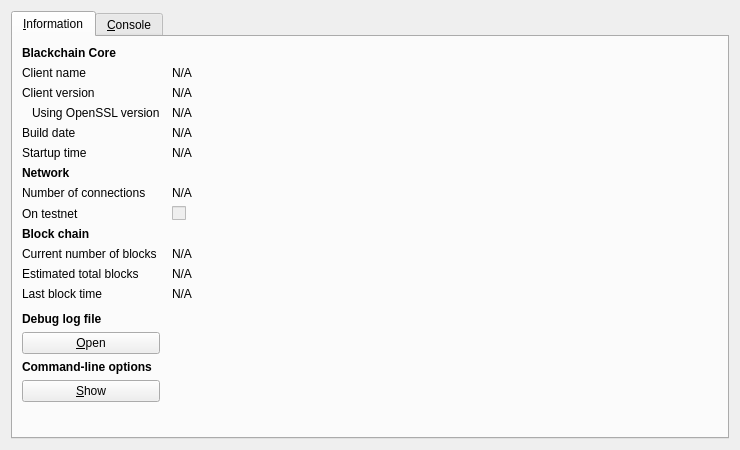
<?xml version="1.0" encoding="UTF-8"?>
<ui version="4.0">
 <class>RPCConsole</class>
 <widget class="QDialog" name="RPCConsole">
  <property name="geometry">
   <rect>
    <x>0</x>
    <y>0</y>
    <width>740</width>
    <height>450</height>
   </rect>
  </property>
  <property name="windowTitle">
   <string>Blackchain - Debug window</string>
  </property>
  <layout class="QVBoxLayout" name="verticalLayout_2">
   <item>
    <widget class="QTabWidget" name="tabWidget">
     <property name="currentIndex">
      <number>0</number>
     </property>
     <widget class="QWidget" name="tab_info">
      <attribute name="title">
       <string>&amp;Information</string>
      </attribute>
      <layout class="QGridLayout" name="gridLayout" columnstretch="0,1">
       <property name="horizontalSpacing">
        <number>12</number>
       </property>
       <item row="0" column="0">
        <widget class="QLabel" name="label_9">
         <property name="font">
          <font>
           <weight>75</weight>
           <bold>true</bold>
          </font>
         </property>
         <property name="text">
          <string>Blackchain Core</string>
         </property>
        </widget>
       </item>
       <item row="1" column="0">
        <widget class="QLabel" name="label_5">
         <property name="text">
          <string>Client name</string>
         </property>
        </widget>
       </item>
       <item row="1" column="1">
        <widget class="QLabel" name="clientName">
         <property name="cursor">
          <cursorShape>IBeamCursor</cursorShape>
         </property>
         <property name="text">
          <string>N/A</string>
         </property>
         <property name="textFormat">
          <enum>Qt::PlainText</enum>
         </property>
         <property name="textInteractionFlags">
          <set>Qt::LinksAccessibleByMouse|Qt::TextSelectableByKeyboard|Qt::TextSelectableByMouse</set>
         </property>
        </widget>
       </item>
       <item row="2" column="0">
        <widget class="QLabel" name="label_6">
         <property name="text">
          <string>Client version</string>
         </property>
        </widget>
       </item>
       <item row="2" column="1">
        <widget class="QLabel" name="clientVersion">
         <property name="cursor">
          <cursorShape>IBeamCursor</cursorShape>
         </property>
         <property name="text">
          <string>N/A</string>
         </property>
         <property name="textFormat">
          <enum>Qt::PlainText</enum>
         </property>
         <property name="textInteractionFlags">
          <set>Qt::LinksAccessibleByMouse|Qt::TextSelectableByKeyboard|Qt::TextSelectableByMouse</set>
         </property>
        </widget>
       </item>
       <item row="3" column="0">
        <widget class="QLabel" name="label_14">
         <property name="text">
          <string>Using OpenSSL version</string>
         </property>
         <property name="indent">
          <number>10</number>
         </property>
        </widget>
       </item>
       <item row="3" column="1">
        <widget class="QLabel" name="openSSLVersion">
         <property name="cursor">
          <cursorShape>IBeamCursor</cursorShape>
         </property>
         <property name="text">
          <string>N/A</string>
         </property>
         <property name="textFormat">
          <enum>Qt::PlainText</enum>
         </property>
         <property name="textInteractionFlags">
          <set>Qt::LinksAccessibleByMouse|Qt::TextSelectableByKeyboard|Qt::TextSelectableByMouse</set>
         </property>
        </widget>
       </item>
       <item row="4" column="0">
        <widget class="QLabel" name="label_12">
         <property name="text">
          <string>Build date</string>
         </property>
        </widget>
       </item>
       <item row="4" column="1">
        <widget class="QLabel" name="buildDate">
         <property name="cursor">
          <cursorShape>IBeamCursor</cursorShape>
         </property>
         <property name="text">
          <string>N/A</string>
         </property>
         <property name="textFormat">
          <enum>Qt::PlainText</enum>
         </property>
         <property name="textInteractionFlags">
          <set>Qt::LinksAccessibleByMouse|Qt::TextSelectableByKeyboard|Qt::TextSelectableByMouse</set>
         </property>
        </widget>
       </item>
       <item row="5" column="0">
        <widget class="QLabel" name="label_13">
         <property name="text">
          <string>Startup time</string>
         </property>
        </widget>
       </item>
       <item row="5" column="1">
        <widget class="QLabel" name="startupTime">
         <property name="cursor">
          <cursorShape>IBeamCursor</cursorShape>
         </property>
         <property name="text">
          <string>N/A</string>
         </property>
         <property name="textFormat">
          <enum>Qt::PlainText</enum>
         </property>
         <property name="textInteractionFlags">
          <set>Qt::LinksAccessibleByMouse|Qt::TextSelectableByKeyboard|Qt::TextSelectableByMouse</set>
         </property>
        </widget>
       </item>
       <item row="6" column="0">
        <widget class="QLabel" name="label_11">
         <property name="font">
          <font>
           <weight>75</weight>
           <bold>true</bold>
          </font>
         </property>
         <property name="text">
          <string>Network</string>
         </property>
        </widget>
       </item>
       <item row="7" column="0">
        <widget class="QLabel" name="label_7">
         <property name="text">
          <string>Number of connections</string>
         </property>
        </widget>
       </item>
       <item row="7" column="1">
        <widget class="QLabel" name="numberOfConnections">
         <property name="cursor">
          <cursorShape>IBeamCursor</cursorShape>
         </property>
         <property name="text">
          <string>N/A</string>
         </property>
         <property name="textFormat">
          <enum>Qt::PlainText</enum>
         </property>
         <property name="textInteractionFlags">
          <set>Qt::LinksAccessibleByMouse|Qt::TextSelectableByKeyboard|Qt::TextSelectableByMouse</set>
         </property>
        </widget>
       </item>
       <item row="8" column="0">
        <widget class="QLabel" name="label_8">
         <property name="text">
          <string>On testnet</string>
         </property>
        </widget>
       </item>
       <item row="8" column="1">
        <widget class="QCheckBox" name="isTestNet">
         <property name="enabled">
          <bool>false</bool>
         </property>
         <property name="text">
          <string/>
         </property>
        </widget>
       </item>
       <item row="9" column="0">
        <widget class="QLabel" name="label_10">
         <property name="font">
          <font>
           <weight>75</weight>
           <bold>true</bold>
          </font>
         </property>
         <property name="text">
          <string>Block chain</string>
         </property>
        </widget>
       </item>
       <item row="10" column="0">
        <widget class="QLabel" name="label_3">
         <property name="text">
          <string>Current number of blocks</string>
         </property>
        </widget>
       </item>
       <item row="10" column="1">
        <widget class="QLabel" name="numberOfBlocks">
         <property name="cursor">
          <cursorShape>IBeamCursor</cursorShape>
         </property>
         <property name="text">
          <string>N/A</string>
         </property>
         <property name="textFormat">
          <enum>Qt::PlainText</enum>
         </property>
         <property name="textInteractionFlags">
          <set>Qt::LinksAccessibleByMouse|Qt::TextSelectableByKeyboard|Qt::TextSelectableByMouse</set>
         </property>
        </widget>
       </item>
       <item row="11" column="0">
        <widget class="QLabel" name="label_4">
         <property name="text">
          <string>Estimated total blocks</string>
         </property>
        </widget>
       </item>
       <item row="11" column="1">
        <widget class="QLabel" name="totalBlocks">
         <property name="cursor">
          <cursorShape>IBeamCursor</cursorShape>
         </property>
         <property name="text">
          <string>N/A</string>
         </property>
         <property name="textFormat">
          <enum>Qt::PlainText</enum>
         </property>
         <property name="textInteractionFlags">
          <set>Qt::LinksAccessibleByMouse|Qt::TextSelectableByKeyboard|Qt::TextSelectableByMouse</set>
         </property>
        </widget>
       </item>
       <item row="12" column="0">
        <widget class="QLabel" name="label_2">
         <property name="text">
          <string>Last block time</string>
         </property>
        </widget>
       </item>
       <item row="12" column="1">
        <widget class="QLabel" name="lastBlockTime">
         <property name="cursor">
          <cursorShape>IBeamCursor</cursorShape>
         </property>
         <property name="text">
          <string>N/A</string>
         </property>
         <property name="textFormat">
          <enum>Qt::PlainText</enum>
         </property>
         <property name="textInteractionFlags">
          <set>Qt::LinksAccessibleByMouse|Qt::TextSelectableByKeyboard|Qt::TextSelectableByMouse</set>
         </property>
        </widget>
       </item>
       <item row="13" column="0">
        <spacer name="verticalSpacer_2">
         <property name="orientation">
          <enum>Qt::Vertical</enum>
         </property>
         <property name="sizeHint" stdset="0">
          <size>
           <width>20</width>
           <height>20</height>
          </size>
         </property>
        </spacer>
       </item>
       <item row="14" column="0">
        <widget class="QLabel" name="labelDebugLogfile">
         <property name="font">
          <font>
           <weight>75</weight>
           <bold>true</bold>
          </font>
         </property>
         <property name="text">
          <string>Debug log file</string>
         </property>
        </widget>
       </item>
       <item row="15" column="0">
        <widget class="QPushButton" name="openDebugLogfileButton">
         <property name="toolTip">
          <string>Open the Blackchain debug log file from the current data directory. This can take a few seconds for large log files.</string>
         </property>
         <property name="text">
          <string>&amp;Open</string>
         </property>
         <property name="autoDefault">
          <bool>false</bool>
         </property>
        </widget>
       </item>
       <item row="16" column="0">
        <widget class="QLabel" name="labelCLOptions">
         <property name="font">
          <font>
           <weight>75</weight>
           <bold>true</bold>
          </font>
         </property>
         <property name="text">
          <string>Command-line options</string>
         </property>
        </widget>
       </item>
       <item row="17" column="0">
        <widget class="QPushButton" name="showCLOptionsButton">
         <property name="toolTip">
          <string>Show the Blackchain-Qt help message to get a list with possible Blackchain command-line options.</string>
         </property>
         <property name="text">
          <string>&amp;Show</string>
         </property>
         <property name="autoDefault">
          <bool>false</bool>
         </property>
        </widget>
       </item>
       <item row="18" column="0">
        <spacer name="verticalSpacer">
         <property name="orientation">
          <enum>Qt::Vertical</enum>
         </property>
         <property name="sizeHint" stdset="0">
          <size>
           <width>20</width>
           <height>40</height>
          </size>
         </property>
        </spacer>
       </item>
      </layout>
     </widget>
     <widget class="QWidget" name="tab_console">
      <attribute name="title">
       <string>&amp;Console</string>
      </attribute>
      <layout class="QVBoxLayout" name="verticalLayout_3">
       <property name="spacing">
        <number>3</number>
       </property>
       <item>
        <widget class="QTextEdit" name="messagesWidget">
         <property name="minimumSize">
          <size>
           <width>0</width>
           <height>100</height>
          </size>
         </property>
         <property name="readOnly">
          <bool>true</bool>
         </property>
         <property name="tabKeyNavigation" stdset="0">
          <bool>false</bool>
         </property>
         <property name="columnCount" stdset="0">
          <number>2</number>
         </property>
        </widget>
       </item>
       <item>
        <layout class="QHBoxLayout" name="horizontalLayout">
         <property name="spacing">
          <number>3</number>
         </property>
         <item>
          <widget class="QLabel" name="label">
           <property name="text">
            <string notr="true">&gt;</string>
           </property>
          </widget>
         </item>
         <item>
          <widget class="QLineEdit" name="lineEdit"/>
         </item>
         <item>
          <widget class="QPushButton" name="clearButton">
           <property name="maximumSize">
            <size>
             <width>24</width>
             <height>24</height>
            </size>
           </property>
           <property name="toolTip">
            <string>Clear console</string>
           </property>
           <property name="text">
            <string/>
           </property>
           <property name="icon">
            <iconset resource="../bitcoin.qrc">
             <normaloff>:/icons/remove</normaloff>:/icons/remove</iconset>
           </property>
           <property name="shortcut">
            <string notr="true">Ctrl+L</string>
           </property>
           <property name="autoDefault">
            <bool>false</bool>
           </property>
          </widget>
         </item>
        </layout>
       </item>
      </layout>
     </widget>
    </widget>
   </item>
  </layout>
 </widget>
 <resources>
  <include location="../bitcoin.qrc"/>
 </resources>
 <connections/>
</ui>
